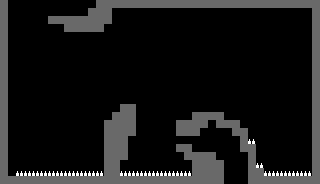

This game map was drawn from its Tiled (.tmx) file and the tilesets committed beside it. A one-line description and the full map source follow:
An orthogonal 40x23 tile map with 8x8 px tiles, 2 tile layers (collision, damage) and 2 objects (2x Player).

<map version="1.10" tiledversion="1.10.2" orientation="orthogonal" renderorder="right-down" width="40" height="23" tilewidth="8" tileheight="8" infinite="0" nextlayerid="4" nextobjectid="5">
 <tileset firstgid="1" source="../tsx/GrayboxSet.tsx" />
 <layer id="1" name="collision" width="40" height="23">
  <data encoding="csv">
3,0,0,0,0,0,0,0,0,0,0,0,3,3,3,3,3,3,3,3,3,3,3,3,3,3,3,3,3,3,3,3,3,3,3,3,3,3,3,3,
3,0,0,0,0,0,0,0,0,0,0,3,3,3,0,0,0,0,0,0,0,0,0,0,0,0,0,0,0,0,0,0,0,0,0,0,0,0,0,3,
3,0,0,0,0,0,3,3,3,3,3,3,3,3,0,0,0,0,0,0,0,0,0,0,0,0,0,0,0,0,0,0,0,0,0,0,0,0,0,3,
3,0,0,0,0,0,0,0,3,3,3,3,3,0,0,0,0,0,0,0,0,0,0,0,0,0,0,0,0,0,0,0,0,0,0,0,0,0,0,3,
3,0,0,0,0,0,0,0,0,0,0,0,0,0,0,0,0,0,0,0,0,0,0,0,0,0,0,0,0,0,0,0,0,0,0,0,0,0,0,3,
3,0,0,0,0,0,0,0,0,0,0,0,0,0,0,0,0,0,0,0,0,0,0,0,0,0,0,0,0,0,0,0,0,0,0,0,0,0,0,3,
3,0,0,0,0,0,0,0,0,0,0,0,0,0,0,0,0,0,0,0,0,0,0,0,0,0,0,0,0,0,0,0,0,0,0,0,0,0,0,3,
3,0,0,0,0,0,0,0,0,0,0,0,0,0,0,0,0,0,0,0,0,0,0,0,0,0,0,0,0,0,0,0,0,0,0,0,0,0,0,3,
3,0,0,0,0,0,0,0,0,0,0,0,0,0,0,0,0,0,0,0,0,0,0,0,0,0,0,0,0,0,0,0,0,0,0,0,0,0,0,3,
3,0,0,0,0,0,0,0,0,0,0,0,0,0,0,0,0,0,0,0,0,0,0,0,0,0,0,0,0,0,0,0,0,0,0,0,0,0,0,3,
3,0,0,0,0,0,0,0,0,0,0,0,0,0,0,0,0,0,0,0,0,0,0,0,0,0,0,0,0,0,0,0,0,0,0,0,0,0,0,3,
3,0,0,0,0,0,0,0,0,0,0,0,0,0,0,0,0,0,0,0,0,0,0,0,0,0,0,0,0,0,0,0,0,0,0,0,0,0,0,3,
3,0,0,0,0,0,0,0,0,0,0,0,0,0,0,0,0,0,0,0,0,0,0,0,0,0,0,0,0,0,0,0,0,0,0,0,0,0,0,3,
3,0,0,0,0,0,0,0,0,0,0,0,0,0,0,3,3,0,0,0,0,0,0,0,0,0,0,0,0,0,0,0,0,0,0,0,0,0,0,3,
3,0,0,0,0,0,0,0,0,0,0,0,0,0,3,3,3,0,0,0,0,0,0,0,3,3,3,3,0,0,0,0,0,0,0,0,0,0,0,3,
3,0,0,0,0,0,0,0,0,0,0,0,0,3,3,3,3,0,0,0,0,0,3,3,3,3,0,3,3,3,0,0,0,0,0,0,0,0,0,3,
3,0,0,0,0,0,0,0,0,0,0,0,0,3,3,3,3,0,0,0,0,0,3,3,3,0,0,0,0,3,3,0,0,0,0,0,0,0,0,3,
3,0,0,0,0,0,0,0,0,0,0,0,0,3,3,3,0,0,0,0,0,0,0,0,0,0,0,0,0,0,3,0,0,0,0,0,0,0,0,3,
3,0,0,0,0,0,0,0,0,0,0,0,0,3,3,3,0,0,0,0,0,0,3,3,0,0,0,0,0,0,3,3,0,0,0,0,0,0,0,3,
3,0,0,0,0,0,0,0,0,0,0,0,0,3,3,3,0,0,0,0,0,0,0,3,3,3,3,0,0,0,0,3,0,0,0,0,0,0,0,3,
3,0,0,0,0,0,0,0,0,0,0,0,0,3,3,0,0,0,0,0,0,0,0,0,3,3,3,3,0,0,0,3,0,0,0,0,0,0,0,3,
3,0,0,0,0,0,0,0,0,0,0,0,0,3,3,0,0,0,0,0,0,0,0,0,3,3,3,3,0,0,0,3,3,0,0,0,0,0,0,3,
3,3,3,3,3,3,3,3,3,3,3,3,3,3,3,3,3,3,3,3,3,3,3,3,3,3,3,3,0,0,0,3,3,3,3,3,3,3,3,3
</data>
 </layer>
 <layer id="3" name="damage" width="40" height="23">
  <data encoding="csv">
0,0,0,0,0,0,0,0,0,0,0,0,0,0,0,0,0,0,0,0,0,0,0,0,0,0,0,0,0,0,0,0,0,0,0,0,0,0,0,0,
0,0,0,0,0,0,0,0,0,0,0,0,0,0,0,0,0,0,0,0,0,0,0,0,0,0,0,0,0,0,0,0,0,0,0,0,0,0,0,0,
0,0,0,0,0,0,0,0,0,0,0,0,0,0,0,0,0,0,0,0,0,0,0,0,0,0,0,0,0,0,0,0,0,0,0,0,0,0,0,0,
0,0,0,0,0,0,0,0,0,0,0,0,0,0,0,0,0,0,0,0,0,0,0,0,0,0,0,0,0,0,0,0,0,0,0,0,0,0,0,0,
0,0,0,0,0,0,0,0,0,0,0,0,0,0,0,0,0,0,0,0,0,0,0,0,0,0,0,0,0,0,0,0,0,0,0,0,0,0,0,0,
0,0,0,0,0,0,0,0,0,0,0,0,0,0,0,0,0,0,0,0,0,0,0,0,0,0,0,0,0,0,0,0,0,0,0,0,0,0,0,0,
0,0,0,0,0,0,0,0,0,0,0,0,0,0,0,0,0,0,0,0,0,0,0,0,0,0,0,0,0,0,0,0,0,0,0,0,0,0,0,0,
0,0,0,0,0,0,0,0,0,0,0,0,0,0,0,0,0,0,0,0,0,0,0,0,0,0,0,0,0,0,0,0,0,0,0,0,0,0,0,0,
0,0,0,0,0,0,0,0,0,0,0,0,0,0,0,0,0,0,0,0,0,0,0,0,0,0,0,0,0,0,0,0,0,0,0,0,0,0,0,0,
0,0,0,0,0,0,0,0,0,0,0,0,0,0,0,0,0,0,0,0,0,0,0,0,0,0,0,0,0,0,0,0,0,0,0,0,0,0,0,0,
0,0,0,0,0,0,0,0,0,0,0,0,0,0,0,0,0,0,0,0,0,0,0,0,0,0,0,0,0,0,0,0,0,0,0,0,0,0,0,0,
0,0,0,0,0,0,0,0,0,0,0,0,0,0,0,0,0,0,0,0,0,0,0,0,0,0,0,0,0,0,0,0,0,0,0,0,0,0,0,0,
0,0,0,0,0,0,0,0,0,0,0,0,0,0,0,0,0,0,0,0,0,0,0,0,0,0,0,0,0,0,0,0,0,0,0,0,0,0,0,0,
0,0,0,0,0,0,0,0,0,0,0,0,0,0,0,0,0,0,0,0,0,0,0,0,0,0,0,0,0,0,0,0,0,0,0,0,0,0,0,0,
0,0,0,0,0,0,0,0,0,0,0,0,0,0,0,0,0,0,0,0,0,0,0,0,0,0,0,0,0,0,0,0,0,0,0,0,0,0,0,0,
0,0,0,0,0,0,0,0,0,0,0,0,0,0,0,0,0,0,0,0,0,0,0,0,0,0,0,0,0,0,0,0,0,0,0,0,0,0,0,0,
0,0,0,0,0,0,0,0,0,0,0,0,0,0,0,0,0,0,0,0,0,0,0,0,0,0,0,0,0,0,0,0,0,0,0,0,0,0,0,0,
0,0,0,0,0,0,0,0,0,0,0,0,0,0,0,0,0,0,0,0,0,0,0,0,0,0,0,0,0,0,0,4,0,0,0,0,0,0,0,0,
0,0,0,0,0,0,0,0,0,0,0,0,0,0,0,0,0,0,0,0,0,0,0,0,0,0,0,0,0,0,0,0,0,0,0,0,0,0,0,0,
0,0,0,0,0,0,0,0,0,0,0,0,0,0,0,0,0,0,0,0,0,0,0,0,0,0,0,0,0,0,0,0,0,0,0,0,0,0,0,0,
0,0,0,0,0,0,0,0,0,0,0,0,0,0,0,0,0,0,0,0,0,0,0,0,0,0,0,0,0,0,0,0,4,0,0,0,0,0,0,0,
0,0,4,4,4,4,4,4,4,4,4,4,4,0,0,4,4,4,4,4,4,4,4,4,0,0,0,0,0,0,0,0,0,4,4,4,4,4,4,0,
0,0,0,0,0,0,0,0,0,0,0,0,0,0,0,0,0,0,0,0,0,0,0,0,0,0,0,0,0,0,0,0,0,0,0,0,0,0,0,0
</data>
 </layer>
 <objectgroup id="2" name="Locations">
  <object id="1" name="Spawn" type="Player" x="71.4909" y="10.3208">
   <point />
  </object>
  <object id="3" name="Win" type="Player" x="222.926" y="175.628" width="32.584" height="8.61982" />
 </objectgroup>
</map>
